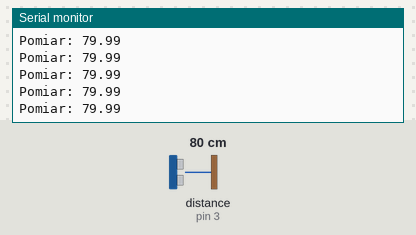
This sketch was run on a simulated Arduino Uno, built with avr-gcc and run on an emulated ATmega328P. Shown: the last lines printed to the serial monitor. The test bench sets the inputs (shaded band); at power-on: distance to the obstacle (sensor on pin 3) 80 cm. The echo pulse lasts 58.3 µs per cm.

Above: at 1.2 s.
1.3 s: distance to the obstacle (sensor on pin 3) set to 120 cm
At 1.49 s:
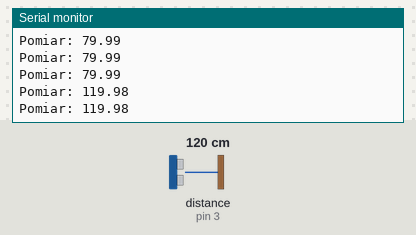
4.3 s: distance to the obstacle (sensor on pin 3) set to 2 cm
At 4.3 s:
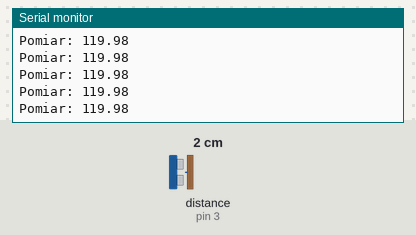
Timing chart, 0 to 7.3 s (numbered marks = the images above; inputs shaded):
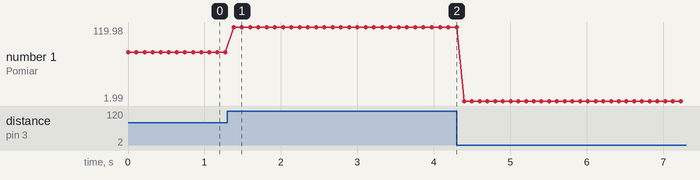

Measured:
- after the input at 1.3 s, the serial monitor: prints a new line after 0.08 s (image 1)
- plotted number 1: 79.99 → 119.98 after the input at 1.3 s, 119.98 → 1.99 after the input at 4.3 s

The sketch:

hc_sr04.ino
```cpp
void setup()
{
  pinMode(2, OUTPUT);
  pinMode(3, INPUT);
  Serial.begin(9600);
}

void loop()
{
  digitalWrite(2, LOW);
  delayMicroseconds(2);

  digitalWrite(2, HIGH);
  delayMicroseconds(10);
  digitalWrite(2, LOW);

  long duration = pulseIn(3, HIGH);

  Serial.print("Pomiar: ");
  Serial.println(duration*.0343/2);
  delay(100);
}
```
